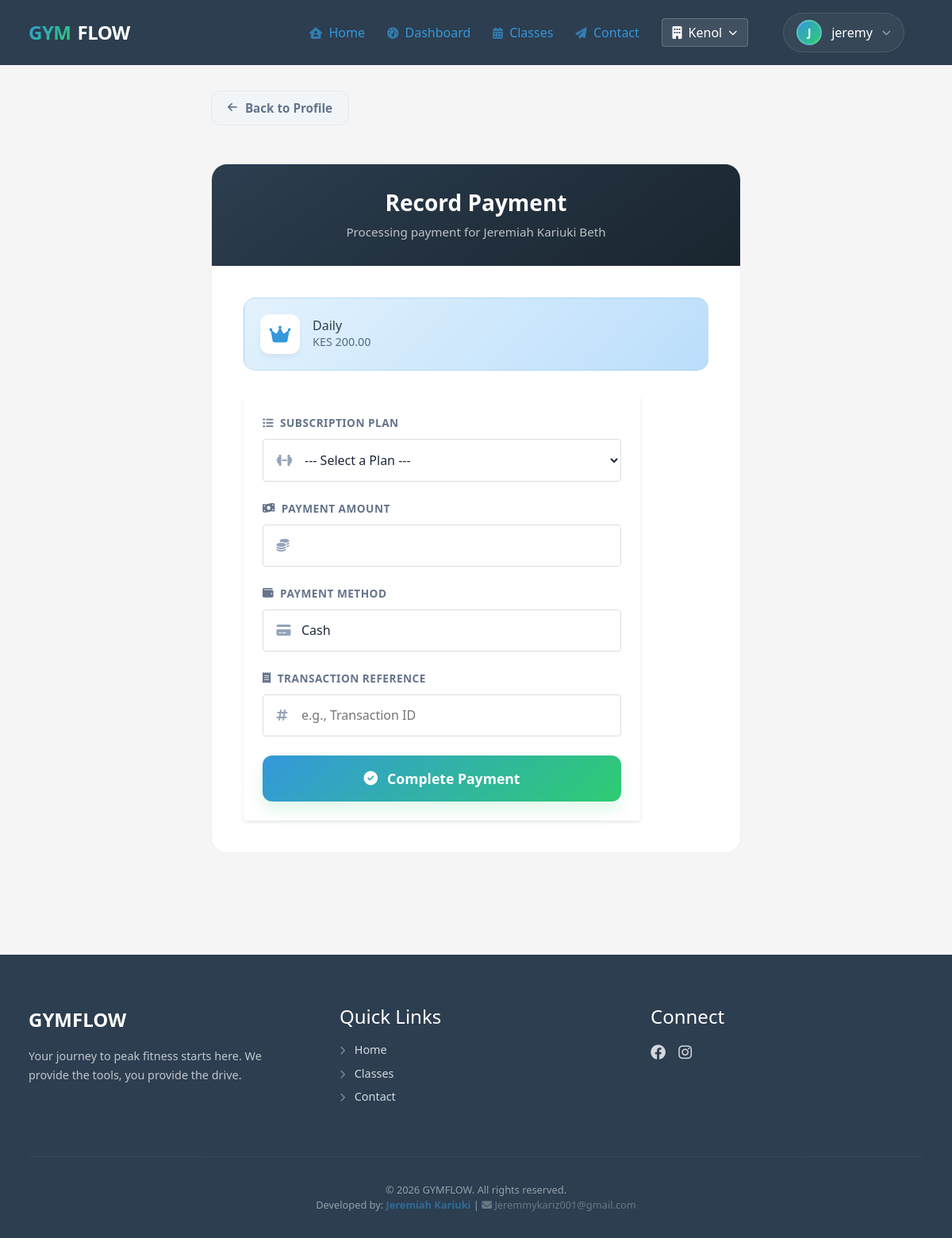
The page /members/2/payment/ (signed in) on the database its author committed.
### base/gym/models.py (models this page shows, shortened)
class Branch(models.Model):
    name = models.CharField(max_length=100)
    address = models.TextField()
    phone = models.CharField(max_length=20)
    email = models.EmailField()
    manager_name = models.CharField(max_length=100)
    logo = models.ImageField(upload_to='branch_logos/', blank=True, null=True)
    logo_url = models.URLField(blank=True, null=True)
    created_at = models.DateTimeField(auto_now_add=True)

class Member(models.Model):
    branch = models.ForeignKey(Branch, on_delete=models.CASCADE, related_name="members", null=True, blank=True)
    user = models.OneToOneField(User, on_delete=models.CASCADE, related_name="member_profile", null=True, blank=True)
    full_name = models.CharField(max_length=120)
    phone = models.CharField(max_length=20, unique=True, null=True, blank=True)
    email = models.EmailField(blank=True, null=True)
    address = models.CharField(max_length=200, blank=True)
    joined_on = models.DateField(auto_now_add=True)
    checkin_token = models.UUIDField(default=uuid.uuid4, unique=True, editable=False)
    membership_Plan = models.ForeignKey("MembershipPlan", on_delete=models.SET_NULL, null=True, blank=True)
    GOAL_CHOICES = [
        ("Weight Loss", "Weight Loss"),
        ("Muscle Gain", "Muscle Gain"),
        ("Endurance", "Endurance"),
        ("Flexibility", "Flexibility"),
        ("General Fitness", "General Fitness"),
    ]
    fitness_goal = models.CharField(max_length=50, choices=GOAL_CHOICES, default="General Fitness")
    medical_conditions = models.TextField(blank=True, null=True)
    bio = models.TextField(blank=True, null=True)
    profile_picture = models.ImageField(upload_to='profile_pics/', blank=True, null=True, help_text="Upload profile image")

class Membership(models.Model):
    member = models.ForeignKey(Member, on_delete=models.CASCADE, related_name="memberships")
    plan = models.ForeignKey(MembershipPlan, on_delete=models.PROTECT)
    start_date = models.DateField(default=timezone.now)
    end_date = models.DateField(blank=True, null=True)
    is_active = models.BooleanField(default=True, db_index=True)
    @property
    def is_expired(self):
        if self.end_date:
            return self.end_date < timezone.now().date()
        return False

class MembershipPlan(models.Model):
    name = models.CharField(max_length=60)
    price = models.DecimalField(max_digits=10, decimal_places=2)
    duration_days = models.PositiveIntegerField()
    def __str__(self):
        return f"{self.name} - {self.price}"

### base/gym/decorators.py (the view)
    def wrapper(request, *args, **kwargs):
        if not request.user.is_authenticated:
            return redirect("login")
        if not request.user.is_staff:
            return redirect("login_redirect")
        return view_func(request, *args, **kwargs)

### base/templates/gym/payment_form.html (shortened to what this page needs)
{% extends 'gym/base.html' %}
{% block content %}
<div class="payment-container">
    <div class="back-action">
        <a href="{% url 'member_detail' member.id %}" class="back-link">
            <i class="fas fa-arrow-left"></i> Back to Profile
        </a>
    </div>
    <div class="premium-card">
        <div class="card-header">
            <h1>Record Payment</h1>
            <p>Processing payment for {{ member.full_name }}</p>
        </div>
        <div class="card-body">
            {% for m in member.memberships.all %}
            {% if m.is_active %}
            <div class="active-plan-badge">
                <div class="plan-icon">
                    <i class="fas fa-crown"></i>
                </div>
                <div class="plan-info">
                    <h4>{{ m.plan.name }}</h4>
                    <p>KES {{ m.plan.price }}
                    </p>
                </div>
            </div>
            {% endif %}
            {% endfor %}
            <form method="post" class="modern-form">
                <div class="form-group">
                    <label for="{{ form.plan.id_for_label }}">
                        <i class="fas fa-list-ul"></i> Subscription Plan
                    </label>
                    <div class="input-wrapper">
                        {{ form.plan }}
                        <i class="fas fa-dumbbell"></i>
                    </div>
                </div>
                <div class="form-group">
                    <label for="{{ form.amount.id_for_label }}">
                        <i class="fas fa-money-bill-wave"></i> Payment Amount
                    </label>
                    <div class="input-wrapper">
                        {{ form.amount }}
                        <i class="fas fa-coins"></i>
                    </div>
                </div>
                <div class="form-group">
                    <label for="{{ form.method.id_for_label }}">
                        <i class="fas fa-wallet"></i> Payment Method
                    </label>
                    <div class="input-wrapper">
                        {{ form.method }}
                        <i class="fas fa-credit-card"></i>
                    </div>
                </div>
                <div class="form-group">
                    <label for="{{ form.reference.id_for_label }}">
                        <i class="fas fa-receipt"></i> Transaction Reference
                    </label>
                    <div class="input-wrapper">
                        {{ form.reference }}
                        <i class="fas fa-hashtag"></i>
                    </div>
                </div>
                <button type="submit" class="submit-btn" id="submitPayment">
                    <i class="fas fa-check-circle"></i> Complete Payment
                </button>
            </form>
        </div>
    </div>
</div>
{% endblock %}

### base/templates/gym/base.html (shortened to what this page needs)
{% load static %}
<!DOCTYPE html>
<html lang="en">
<head>
    <link href="https://cdn.jsdelivr.net/npm/bootstrap@5.3.0/dist/css/bootstrap.min.css" rel="stylesheet">
    <link rel="stylesheet" href="{% static 'gym/css/main.css' %}?v=1.1">
    <link rel="stylesheet" href="https://cdnjs.cloudflare.com/ajax/libs/font-awesome/6.4.0/css/all.min.css">
</head>
<body class="{% block body_class %}{% endblock %}">
    <nav>
        <div class="container nav-container">
            <div class="brand">
                <span class="brand-gym">GYM</span>
                <span class="brand-flow">FLOW</span>
            </div>
            <div class="nav-links">
                <a href="{% url 'home' %}" class="{% if request.resolver_match.url_name == 'home' %}active{% endif %}">
                    <i class="fa-solid fa-house-user nav-icon"></i> Home
                </a>
                {% if user.is_authenticated %}
                {% if user.is_staff %}
                <a href="{% url 'dashboard' %}"
                    class="{% if request.resolver_match.url_name == 'dashboard' %}active{% endif %}">
                    <i class="fa-solid fa-gauge-high nav-icon"></i> Dashboard
                </a>
                {% else %}
                <a href="{% url 'portal_dashboard' %}"
                    class="{% if request.resolver_match.url_name == 'portal_dashboard' %}active{% endif %}">
                    <i class="fa-solid fa-gauge-high nav-icon"></i> Dashboard
                </a>
                {% endif %}
                {% endif %}
                <a href="{% url 'class_schedule' %}"
                    class="{% if request.resolver_match.url_name == 'class_schedule' %}active{% endif %}">
                    <i class="fa-solid fa-calendar-days nav-icon"></i>
                    Classes
                </a>
                <a href="{% url 'contact' %}"
                    class="{% if request.resolver_match.url_name == 'contact' %}active{% endif %}">
                    <i class="fa-solid fa-paper-plane nav-icon"></i> Contact
                </a>
                {% if user.is_authenticated %}
                {% if user.is_staff %}
                <div class="branch-selector">
                    <button class="branch-btn" onclick="this.nextElementSibling.classList.toggle('show')">
                        <i class="fas fa-building"></i>
                        {% firstof active_branch.name request.session.active_branch_name "Overall" %}
                        <i class="fas fa-chevron-down chevron-small"></i>
                    </button>
                </div>
                {% endif %}
                {% with m_name=user.member_profile.full_name|default:user.username %}
                <div class="header-profile-dropdown">
                    <a href="javascript:void(0)" class="header-profile-link" id="profileTrigger">
                        <div class="avatar-nav">
                            {% if user.member_profile.profile_picture %}
                            <img src="{{ user.member_profile.profile_picture.url|default:user.member_profile.profile_picture }}"
                                alt="" class="avatar-img">
                            {% else %}
                            {{ m_name|slice:":1"|upper }}
                            {% endif %}
                        </div>
                        <span class="d-none d-lg-inline">{{ m_name }}</span>
                        <i class="fa-solid fa-chevron-down chevron-subtle"></i>
                    </a>
                </div>
                {% endwith %}
                {% else %}
                <a href="{% url 'login' %}" class="btn btn-login">Login</a>
                {% endif %}
            </div>
        </div>
    </nav>
    <div class="container" style="margin-top: 2rem;">
        {% block content %}{% endblock %}
    </div>
    <footer class="site-footer">
        <div class="container">
            <div class="footer-grid">
                <div>
                    <div class="footer-brand">GYMFLOW</div>
                    <p class="footer-tagline">Your journey to peak fitness starts
                        here. We provide the tools, you provide the drive.</p>
                </div>
                <div>
                    <h4 class="footer-heading">Quick Links</h4>
                    <ul class="footer-links">
                        <li>
                            <a href="{% url 'home' %}">
                                <i class="fas fa-chevron-right footer-link-icon"></i> Home
                            </a>
                        </li>
                        <li>
                            <a href="{% url 'class_schedule' %}">
                                <i class="fas fa-chevron-right footer-link-icon"></i> Classes
                            </a>
                        </li>
                        <li>
                            <a href="{% url 'contact' %}">
                                <i class="fas fa-chevron-right footer-link-icon"></i> Contact
                            </a>
                        </li>
                    </ul>
                </div>
                <div>
                    <h4 class="footer-heading">Connect</h4>
                    <div class="social-links">
                        <a href="#"><i class="fab fa-facebook"></i></a>
                        <a href="#"><i class="fab fa-instagram"></i></a>
                    </div>
                </div>
            </div>
            <div class="footer-bottom">
                <div class="footer-copyright">
                    &copy; 2026 GYMFLOW. All rights reserved.
                </div>
                <div class="footer-developer">
                    Developed by: <span style="color: #3498db; font-weight: 600;">Jeremiah Kariuki</span> |
                    <a href="mailto:Jeremmykariz001@gmail.com"
                        style="color: rgba(255,255,255,0.6); text-decoration: none; transition: 0.3s;"
                        onmouseover="this.style.color='#3498db'" onmouseout="this.style.color='rgba(255,255,255,0.6)'">
                        <i class="fas fa-envelope"></i> Jeremmykariz001@gmail.com
                    </a>
                </div>
            </div>
        </div>
    </footer>
</body>
</html>

### rows shown on the page
Branch: name "Kenol"
Member: full_name "Jeremiah Kariuki Beth"
Membership: plan.name "Daily", plan.price "200.00"

### other values the page prints
{{ m_name|slice:":1"|upper }} "J"
{{ m_name }} "jeremy"
